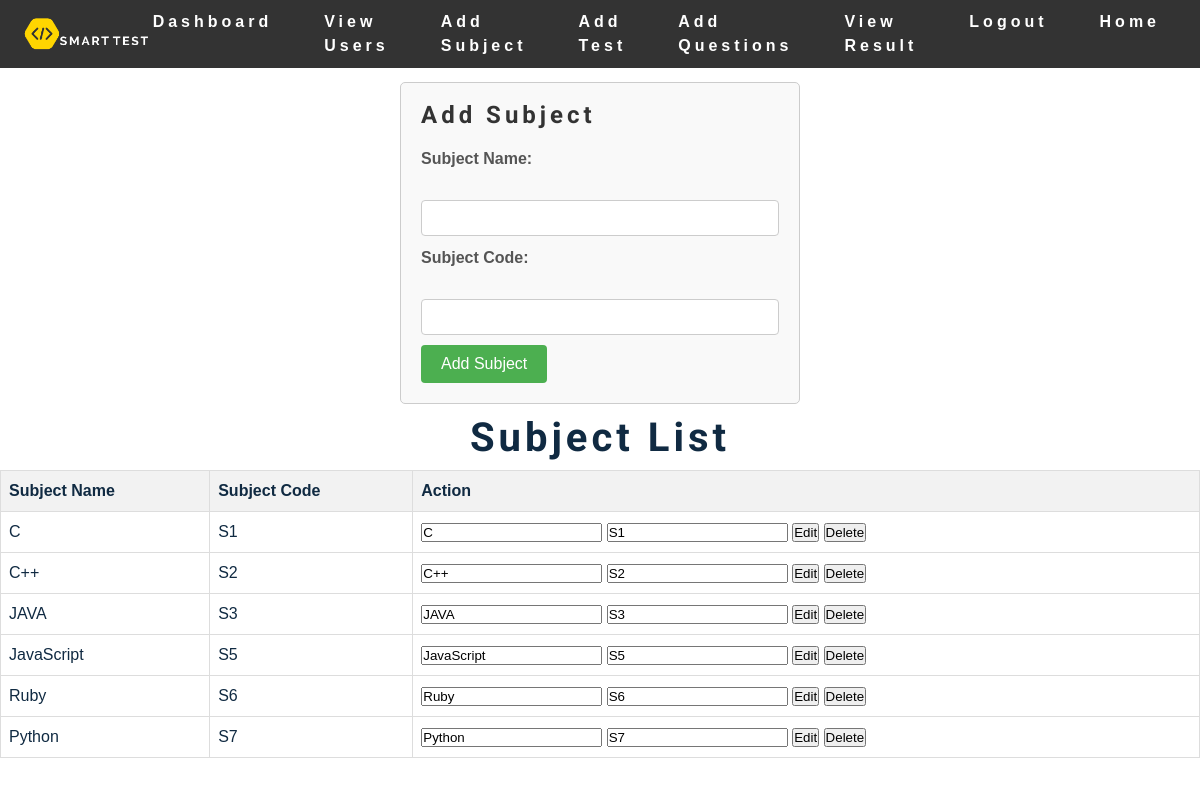
Screenshot of /Admin/addsubject.php with the database file from the repository.
### tables this page shows
CREATE TABLE `subjects` (
  `subject_id` int(11) NOT NULL,
  `subject_name` varchar(100) NOT NULL,
  `subject_code` varchar(50) NOT NULL
);

### Admin/addsubject.php (the view, shortened to what this page needs)
<?php
include("header.php");
include("connect.php");
$sql = "SELECT * FROM subjects";
$result = $conn->query($sql);
?>
<!DOCTYPE html>
<html lang="en">
<head>
</head>
<body>
    <div class="addsub-cont">
    <h2>Add Subject</h2>
    <form action="addsubject_process.php" method="post">
        <label for="subject_name">Subject Name:</label><br>
        <input type="text" id="subject_name" name="subject_name" required><br>
        <label for="subject_code">Subject Code:</label><br>
        <input type="text" id="subject_code" name="subject_code" required><br>
        <button type="submit">Add Subject</button>
    </form>
    </div>
    <center><h2>Subject List</h2></center>
    <?php if ($result->num_rows > 0) : ?>
        <table>
            <tr>
                <th>Subject Name</th>
                <th>Subject Code</th>
                <th>Action</th>
            </tr>
            <?php while ($row = $result->fetch_assoc()) : ?>
                <tr>
                    <td><?php echo $row["subject_name"]; ?></td>
                    <td><?php echo $row["subject_code"]; ?></td>
                    <td>
                        <form action="" method="post">
                            <input type="text" name="new_subject_name" value="<?php echo $row['subject_name']; ?>">
                            <input type="text" name="new_subject_code" value="<?php echo $row['subject_code']; ?>">
                            <input type="submit" name="edit_subject" value="Edit">
                            <input type="submit" name="delete_subject" value="Delete" onclick="return confirm('Are you sure you want to delete this subject?');">
                        </form>
                    </td>
                </tr>
            <?php endwhile; ?>
        </table>
    <?php else : ?>
        <p>No subjects found.</p>
    <?php endif; ?>
</body>
</html>

### css/styles.css (style rules this page uses)
:root { --clr-primary-1: hsl(43, 86%, 17%); --clr-primary-2: hsl(43, 77%, 27%); --clr-primary-3: hsl(43, 72%, 37%); --clr-primary-4: hsl(42, 63%, 48%); --clr-primary-5: hsl(42, 78%, 60%); --clr-primary-6: hsl(43, 89%, 70%); --clr-primary-7: hsl(43, 90%, 76%); --clr-primary-8: hsl(45, 86%, 81%); --clr-primary-9: hsl(45, 90%, 88%); --clr-primary-10: hsl(45, 100%, 96%); --clr-grey-1: hsl(209, 61%, 16%); --clr-grey-2: hsl(211, 39%, 23%); --clr-grey-3: hsl(209, 34%, 30%); --clr-grey-4: hsl(209, 28%, 39%); --clr-grey-5: hsl(210, 22%, 49%); --clr-grey-6: hsl(209, 23%, 60%); --clr-grey-7: hsl(211, 27%, 70%); --clr-grey-8: hsl(210, 31%, 80%); --clr-grey-9: hsl(212, 33%, 89%); --clr-grey-10: hsl(210, 36%, 96%); --clr-white: #fff; --ff-primary: 'Roboto', sans-serif; --ff-secondary: 'Open Sans', sans-serif; --transition: all 0.3s linear; --spacing: 0.25rem; --radius: 0.5rem; --light-shadow: 0 5px 15px rgba(0, 0, 0, 0.1); --dark-shadow: 0 5px 15px rgba(0, 0, 0, 0.2); --max-width: 1170px; }
body { font-family: var(--ff-secondary); background: var(--clr-white); color: var(--clr-grey-1); line-height: 1.5; font-size: 0.875rem; }
h1, h2, h3, h4 { letter-spacing: var(--spacing); text-transform: capitalize; line-height: 1.25; margin-bottom: 0.75rem; font-family: var(--ff-primary); }
h2 { font-size: 2rem; }
@media screen and (min-width: 800px) { h2 { font-size: 2.5rem; } }
@media screen and (min-width: 800px) { body { font-size: 1rem; } }
@media screen and (min-width: 800px) { h1, h2, h3, h4 { line-height: 1; } }

### Admin/header.php (style rules this page uses)
body { margin: 0; padding: 0; font-family: Arial, sans-serif; }

### Admin/addsubject.php (style rules this page uses)
table { border-collapse: collapse; width: 100%; }
th, td { border: 1px solid #ddd; padding: 8px; text-align: left; }
th { background-color: #f2f2f2; }
.addsub-cont { max-width: 400px; margin: 14px auto; padding: 20px; border: 1px solid #ccc; border-radius: 5px; background-color: #f9f9f9; }
.addsub-cont h2 { margin-bottom: 20px; font-size: 1.5em; color: #333; }
.addsub-cont label { display: block; margin-bottom: 5px; font-weight: bold; color: #555; }
.addsub-cont input[type="text"] { width: 100%; padding: 8px; margin-bottom: 10px; border: 1px solid #ccc; border-radius: 4px; box-sizing: border-box; font-size: 1em; }
.addsub-cont button { background-color: #4CAF50; color: white; padding: 10px 20px; border: none; border-radius: 4px; cursor: pointer; font-size: 1em; }

### rows the page displays
subjects: subject_name "C", subject_code "S1", new_subject_name "C", new_subject_code "S1"
subjects: subject_name "C++", subject_code "S2", new_subject_name "C++", new_subject_code "S2"
subjects: subject_name "JAVA", subject_code "S3", new_subject_name "JAVA", new_subject_code "S3"
subjects: subject_name "JavaScript", subject_code "S5", new_subject_name "JavaScript", new_subject_code "S5"
subjects: subject_name "Ruby", subject_code "S6", new_subject_name "Ruby", new_subject_code "S6"
subjects: subject_name "Python", subject_code "S7", new_subject_name "Python", new_subject_code "S7"
